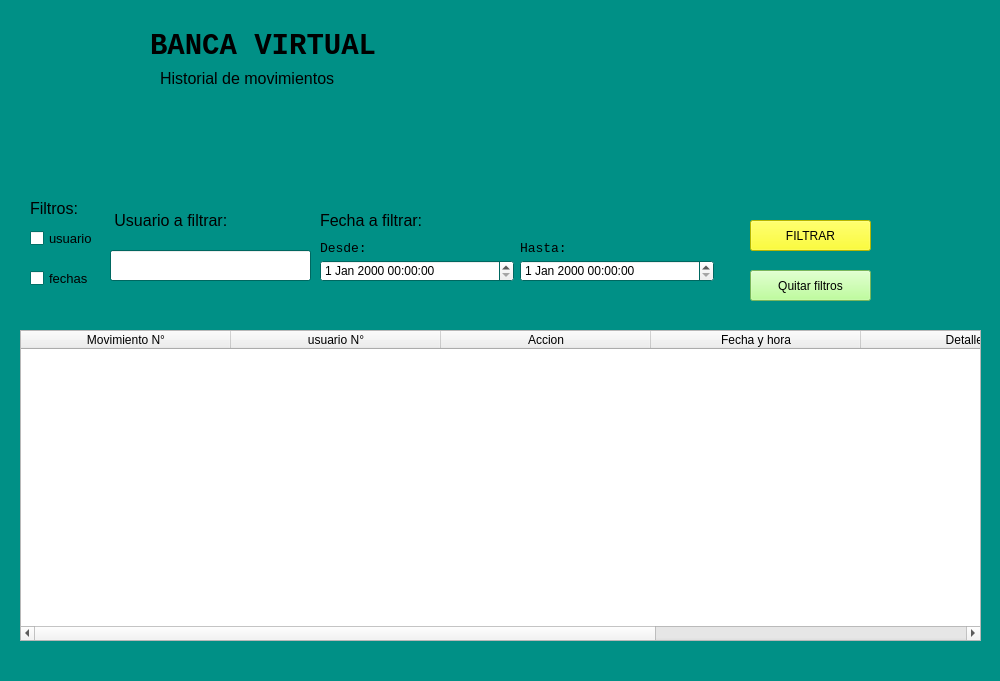
<?xml version="1.0" encoding="UTF-8"?>
<ui version="4.0">
 <class>vtnHistorial</class>
 <widget class="QMainWindow" name="vtnHistorial">
  <property name="geometry">
   <rect>
    <x>0</x>
    <y>0</y>
    <width>1000</width>
    <height>681</height>
   </rect>
  </property>
  <property name="minimumSize">
   <size>
    <width>900</width>
    <height>450</height>
   </size>
  </property>
  <property name="palette">
   <palette>
    <active>
     <colorrole role="Base">
      <brush brushstyle="SolidPattern">
       <color alpha="255">
        <red>255</red>
        <green>255</green>
        <blue>255</blue>
       </color>
      </brush>
     </colorrole>
     <colorrole role="Window">
      <brush brushstyle="SolidPattern">
       <color alpha="255">
        <red>0</red>
        <green>144</green>
        <blue>134</blue>
       </color>
      </brush>
     </colorrole>
    </active>
    <inactive>
     <colorrole role="Base">
      <brush brushstyle="SolidPattern">
       <color alpha="255">
        <red>255</red>
        <green>255</green>
        <blue>255</blue>
       </color>
      </brush>
     </colorrole>
     <colorrole role="Window">
      <brush brushstyle="SolidPattern">
       <color alpha="255">
        <red>0</red>
        <green>144</green>
        <blue>134</blue>
       </color>
      </brush>
     </colorrole>
    </inactive>
    <disabled>
     <colorrole role="Base">
      <brush brushstyle="SolidPattern">
       <color alpha="255">
        <red>0</red>
        <green>144</green>
        <blue>134</blue>
       </color>
      </brush>
     </colorrole>
     <colorrole role="Window">
      <brush brushstyle="SolidPattern">
       <color alpha="255">
        <red>0</red>
        <green>144</green>
        <blue>134</blue>
       </color>
      </brush>
     </colorrole>
    </disabled>
   </palette>
  </property>
  <property name="windowTitle">
   <string>Historial de movimientos</string>
  </property>
  <property name="windowIcon">
   <iconset>
    <normaloff>logobanco.png</normaloff>logobanco.png</iconset>
  </property>
  <widget class="QWidget" name="centralwidget">
   <widget class="QTableWidget" name="tableHistorial">
    <property name="geometry">
     <rect>
      <x>20</x>
      <y>330</y>
      <width>961</width>
      <height>311</height>
     </rect>
    </property>
    <property name="minimumSize">
     <size>
      <width>0</width>
      <height>0</height>
     </size>
    </property>
    <property name="styleSheet">
     <string notr="true">text-align: center; </string>
    </property>
    <property name="editTriggers">
     <set>QAbstractItemView::NoEditTriggers</set>
    </property>
    <attribute name="horizontalHeaderMinimumSectionSize">
     <number>70</number>
    </attribute>
    <attribute name="horizontalHeaderDefaultSectionSize">
     <number>210</number>
    </attribute>
    <attribute name="verticalHeaderVisible">
     <bool>false</bool>
    </attribute>
    <column>
     <property name="text">
      <string>Movimiento N°</string>
     </property>
    </column>
    <column>
     <property name="text">
      <string>usuario N°</string>
     </property>
    </column>
    <column>
     <property name="text">
      <string>Accion</string>
     </property>
    </column>
    <column>
     <property name="text">
      <string>Fecha y hora</string>
     </property>
    </column>
    <column>
     <property name="text">
      <string>Detalle </string>
     </property>
    </column>
    <column>
     <property name="text">
      <string>Nombre usuario</string>
     </property>
    </column>
   </widget>
   <widget class="QLabel" name="lblSubTitulo">
    <property name="geometry">
     <rect>
      <x>160</x>
      <y>70</y>
      <width>231</width>
      <height>16</height>
     </rect>
    </property>
    <property name="font">
     <font>
      <pointsize>12</pointsize>
     </font>
    </property>
    <property name="text">
     <string>Historial de movimientos</string>
    </property>
   </widget>
   <widget class="QLabel" name="lblTituloU">
    <property name="geometry">
     <rect>
      <x>150</x>
      <y>30</y>
      <width>271</width>
      <height>31</height>
     </rect>
    </property>
    <property name="font">
     <font>
      <family>Consolas</family>
      <pointsize>22</pointsize>
      <weight>75</weight>
      <bold>true</bold>
     </font>
    </property>
    <property name="text">
     <string>BANCA VIRTUAL</string>
    </property>
   </widget>
   <widget class="QLabel" name="lblLogoU">
    <property name="geometry">
     <rect>
      <x>-10</x>
      <y>-20</y>
      <width>161</width>
      <height>151</height>
     </rect>
    </property>
    <property name="font">
     <font>
      <family>Consolas</family>
      <pointsize>22</pointsize>
      <weight>75</weight>
      <bold>true</bold>
     </font>
    </property>
    <property name="styleSheet">
     <string notr="true"/>
    </property>
    <property name="text">
     <string/>
    </property>
    <property name="pixmap">
     <pixmap>logobanco.png</pixmap>
    </property>
   </widget>
   <widget class="QLineEdit" name="leUsuario">
    <property name="geometry">
     <rect>
      <x>110</x>
      <y>250</y>
      <width>201</width>
      <height>31</height>
     </rect>
    </property>
    <property name="styleSheet">
     <string notr="true"/>
    </property>
   </widget>
   <widget class="QPushButton" name="btnSalir">
    <property name="geometry">
     <rect>
      <x>1200</x>
      <y>650</y>
      <width>111</width>
      <height>31</height>
     </rect>
    </property>
    <property name="font">
     <font>
      <pointsize>9</pointsize>
      <weight>75</weight>
      <bold>true</bold>
     </font>
    </property>
    <property name="styleSheet">
     <string notr="true">background-color: rgb(255, 0, 0);</string>
    </property>
    <property name="text">
     <string>SALIR</string>
    </property>
   </widget>
   <widget class="QLabel" name="lblsubt">
    <property name="geometry">
     <rect>
      <x>30</x>
      <y>200</y>
      <width>201</width>
      <height>16</height>
     </rect>
    </property>
    <property name="font">
     <font>
      <pointsize>12</pointsize>
     </font>
    </property>
    <property name="text">
     <string>Filtros:</string>
    </property>
   </widget>
   <widget class="QLabel" name="lblSubTitulo_3">
    <property name="geometry">
     <rect>
      <x>110</x>
      <y>210</y>
      <width>231</width>
      <height>21</height>
     </rect>
    </property>
    <property name="font">
     <font>
      <pointsize>12</pointsize>
     </font>
    </property>
    <property name="text">
     <string> Usuario a filtrar:</string>
    </property>
   </widget>
   <widget class="QLabel" name="lblSubTitulo_4">
    <property name="geometry">
     <rect>
      <x>320</x>
      <y>210</y>
      <width>191</width>
      <height>21</height>
     </rect>
    </property>
    <property name="font">
     <font>
      <pointsize>12</pointsize>
     </font>
    </property>
    <property name="text">
     <string>Fecha a filtrar:</string>
    </property>
   </widget>
   <widget class="QDateTimeEdit" name="dteDesde">
    <property name="geometry">
     <rect>
      <x>320</x>
      <y>260</y>
      <width>194</width>
      <height>22</height>
     </rect>
    </property>
   </widget>
   <widget class="QLabel" name="label">
    <property name="geometry">
     <rect>
      <x>320</x>
      <y>240</y>
      <width>61</width>
      <height>16</height>
     </rect>
    </property>
    <property name="font">
     <font>
      <family>Consolas</family>
      <pointsize>10</pointsize>
     </font>
    </property>
    <property name="text">
     <string>Desde:</string>
    </property>
   </widget>
   <widget class="QDateTimeEdit" name="dteHasta">
    <property name="geometry">
     <rect>
      <x>520</x>
      <y>260</y>
      <width>194</width>
      <height>22</height>
     </rect>
    </property>
   </widget>
   <widget class="QLabel" name="label_2">
    <property name="geometry">
     <rect>
      <x>520</x>
      <y>240</y>
      <width>61</width>
      <height>16</height>
     </rect>
    </property>
    <property name="font">
     <font>
      <family>Consolas</family>
      <pointsize>10</pointsize>
     </font>
    </property>
    <property name="text">
     <string>Hasta:</string>
    </property>
   </widget>
   <widget class="QPushButton" name="btnFiltrar">
    <property name="geometry">
     <rect>
      <x>750</x>
      <y>220</y>
      <width>121</width>
      <height>31</height>
     </rect>
    </property>
    <property name="styleSheet">
     <string notr="true">background-color: rgb(255, 255, 0);</string>
    </property>
    <property name="text">
     <string>FILTRAR</string>
    </property>
    <property name="icon">
     <iconset>
      <normaloff>filtros.png</normaloff>filtros.png</iconset>
    </property>
   </widget>
   <widget class="QPushButton" name="btnNoFiltros">
    <property name="geometry">
     <rect>
      <x>750</x>
      <y>270</y>
      <width>121</width>
      <height>31</height>
     </rect>
    </property>
    <property name="styleSheet">
     <string notr="true">background-color: rgb(170, 255, 127);</string>
    </property>
    <property name="text">
     <string>Quitar filtros</string>
    </property>
    <property name="icon">
     <iconset>
      <normaloff>sinfiltros.png</normaloff>sinfiltros.png</iconset>
    </property>
   </widget>
   <widget class="QCheckBox" name="checkFu">
    <property name="geometry">
     <rect>
      <x>30</x>
      <y>230</y>
      <width>101</width>
      <height>17</height>
     </rect>
    </property>
    <property name="font">
     <font>
      <pointsize>10</pointsize>
     </font>
    </property>
    <property name="text">
     <string>usuario</string>
    </property>
   </widget>
   <widget class="QCheckBox" name="checkFf">
    <property name="geometry">
     <rect>
      <x>30</x>
      <y>270</y>
      <width>91</width>
      <height>17</height>
     </rect>
    </property>
    <property name="font">
     <font>
      <pointsize>10</pointsize>
     </font>
    </property>
    <property name="text">
     <string>fechas</string>
    </property>
   </widget>
  </widget>
 </widget>
 <resources/>
 <connections/>
</ui>
